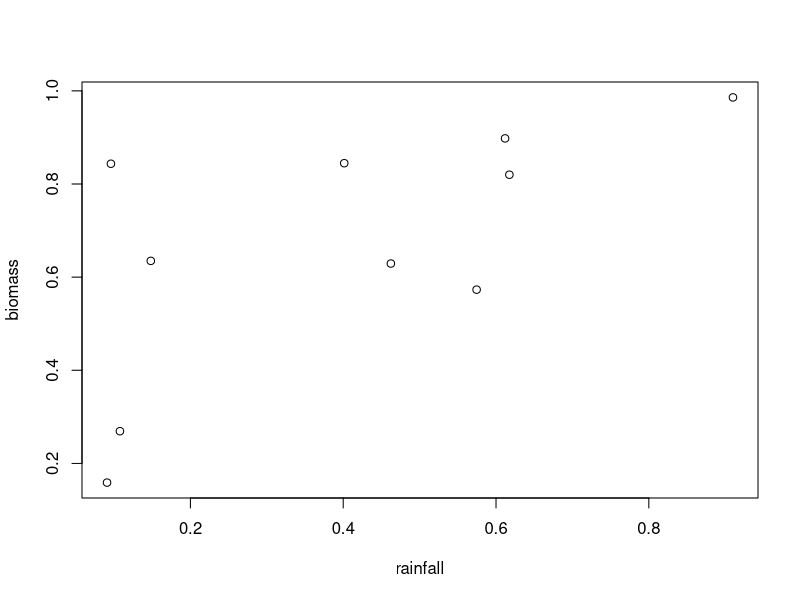

The R script that drew this image:
# Description of Script Content
# 16 Feburary 2021
# Modified on 16 Feburary 2021 to unclude dynamic vectors
# EMD

rainfall <- runif(10) # total annual rainfall
biomass <- runif(10) 
print(rainfall)
rainfall
head(rainfall)
plot(x=rainfall,y=biomass)

